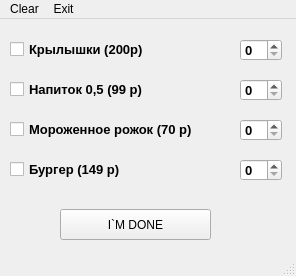
<?xml version="1.0" encoding="UTF-8"?>
<ui version="4.0">
 <class>Chooser</class>
 <widget class="QMainWindow" name="Chooser">
  <property name="geometry">
   <rect>
    <x>0</x>
    <y>0</y>
    <width>296</width>
    <height>276</height>
   </rect>
  </property>
  <property name="windowTitle">
   <string>Выбор</string>
  </property>
  <widget class="QWidget" name="centralwidget">
   <widget class="QCheckBox" name="chicken">
    <property name="geometry">
     <rect>
      <x>10</x>
      <y>10</y>
      <width>171</width>
      <height>41</height>
     </rect>
    </property>
    <property name="font">
     <font>
      <family>MS Sans Serif</family>
      <pointsize>10</pointsize>
      <weight>75</weight>
      <bold>true</bold>
     </font>
    </property>
    <property name="text">
     <string>Крылышки (200р)</string>
    </property>
   </widget>
   <widget class="QSpinBox" name="spin_chicken">
    <property name="geometry">
     <rect>
      <x>240</x>
      <y>20</y>
      <width>42</width>
      <height>22</height>
     </rect>
    </property>
    <property name="font">
     <font>
      <family>MS Sans Serif</family>
      <pointsize>10</pointsize>
      <weight>75</weight>
      <bold>true</bold>
     </font>
    </property>
   </widget>
   <widget class="QSpinBox" name="spin_Cola">
    <property name="geometry">
     <rect>
      <x>240</x>
      <y>60</y>
      <width>42</width>
      <height>22</height>
     </rect>
    </property>
    <property name="font">
     <font>
      <family>MS Sans Serif</family>
      <pointsize>10</pointsize>
      <weight>75</weight>
      <bold>true</bold>
     </font>
    </property>
   </widget>
   <widget class="QSpinBox" name="spin_Burgers">
    <property name="geometry">
     <rect>
      <x>240</x>
      <y>140</y>
      <width>42</width>
      <height>22</height>
     </rect>
    </property>
    <property name="font">
     <font>
      <family>MS Sans Serif</family>
      <pointsize>10</pointsize>
      <weight>75</weight>
      <bold>true</bold>
     </font>
    </property>
   </widget>
   <widget class="QSpinBox" name="spin_Ice_cream">
    <property name="geometry">
     <rect>
      <x>240</x>
      <y>100</y>
      <width>42</width>
      <height>22</height>
     </rect>
    </property>
    <property name="font">
     <font>
      <family>MS Sans Serif</family>
      <pointsize>10</pointsize>
      <weight>75</weight>
      <bold>true</bold>
     </font>
    </property>
    <property name="contextMenuPolicy">
     <enum>Qt::ActionsContextMenu</enum>
    </property>
   </widget>
   <widget class="QCheckBox" name="Burgers">
    <property name="geometry">
     <rect>
      <x>10</x>
      <y>130</y>
      <width>141</width>
      <height>41</height>
     </rect>
    </property>
    <property name="font">
     <font>
      <family>MS Sans Serif</family>
      <pointsize>10</pointsize>
      <weight>75</weight>
      <bold>true</bold>
     </font>
    </property>
    <property name="text">
     <string>Бургер (149 р)</string>
    </property>
   </widget>
   <widget class="QCheckBox" name="Ice_cream">
    <property name="geometry">
     <rect>
      <x>10</x>
      <y>90</y>
      <width>241</width>
      <height>41</height>
     </rect>
    </property>
    <property name="font">
     <font>
      <family>MS Sans Serif</family>
      <pointsize>10</pointsize>
      <weight>75</weight>
      <bold>true</bold>
     </font>
    </property>
    <property name="text">
     <string>Мороженное рожок (70 р)</string>
    </property>
   </widget>
   <widget class="QCheckBox" name="Cola">
    <property name="geometry">
     <rect>
      <x>10</x>
      <y>50</y>
      <width>171</width>
      <height>41</height>
     </rect>
    </property>
    <property name="font">
     <font>
      <family>MS Sans Serif</family>
      <pointsize>10</pointsize>
      <weight>75</weight>
      <bold>true</bold>
     </font>
    </property>
    <property name="text">
     <string>Напиток 0,5 (99 р)</string>
    </property>
   </widget>
   <widget class="QPushButton" name="OUTPUT">
    <property name="geometry">
     <rect>
      <x>60</x>
      <y>190</y>
      <width>151</width>
      <height>31</height>
     </rect>
    </property>
    <property name="text">
     <string>I`M DONE</string>
    </property>
   </widget>
  </widget>
  <widget class="QMenuBar" name="menubar">
   <property name="geometry">
    <rect>
     <x>0</x>
     <y>0</y>
     <width>296</width>
     <height>21</height>
    </rect>
   </property>
   <widget class="QMenu" name="menuClear">
    <property name="focusPolicy">
     <enum>Qt::NoFocus</enum>
    </property>
    <property name="contextMenuPolicy">
     <enum>Qt::ActionsContextMenu</enum>
    </property>
    <property name="title">
     <string>Clear</string>
    </property>
   </widget>
   <widget class="QMenu" name="menuExit">
    <property name="contextMenuPolicy">
     <enum>Qt::ActionsContextMenu</enum>
    </property>
    <property name="title">
     <string>Exit</string>
    </property>
   </widget>
   <addaction name="menuClear"/>
   <addaction name="menuExit"/>
  </widget>
  <widget class="QStatusBar" name="statusbar"/>
 </widget>
 <resources/>
 <connections/>
</ui>
